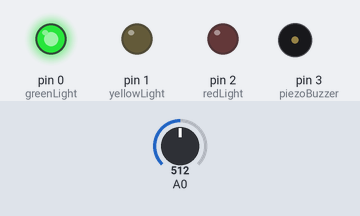
A sketch run on a simulated Arduino Uno, built with avr-gcc and run on an emulated ATmega328P. On the bench: output pins drawn as LEDs (lit = HIGH), buzzer (waves = sounding). Inputs (shaded band) come from the test bench; at power-on: A0 = 512.

Above: at 2.0 s.
2.1 s: A0 set to 500
At 3.3 s:
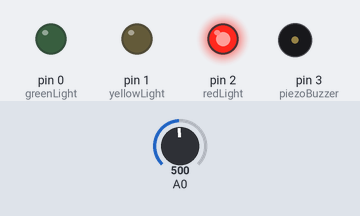
5.1 s: A0 set to 716
At 7.3 s:
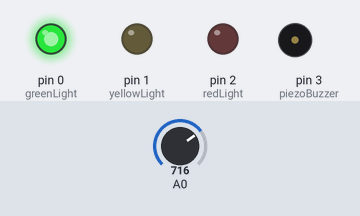
7.8 s: A0 set to 511
At 8.06 s:
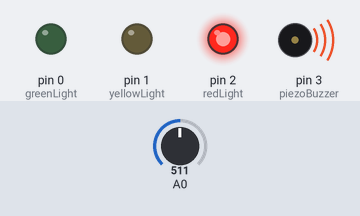
Timing chart, 0 to 16.8 s (numbered marks = the images above; inputs shaded):
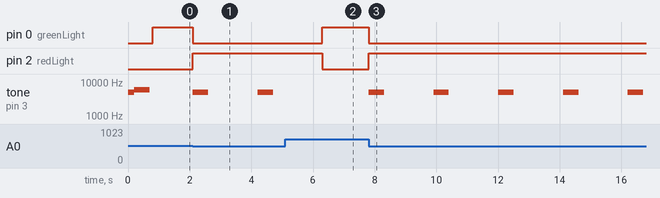

Measured:
- the behaviour switches between 512 and 511 on A0 (found by bisection; images 0 and 1)
- after the input at 2.1 s, pin 0 (greenLight): HIGH → LOW at once; pin 2 (redLight): LOW → HIGH at once; tone on pin 3 (piezoBuzzer): alternates 5000 Hz for 0.50 s and silent for 1.6 s, starting at once
- after the input at 5.1 s, pin 0 (greenLight): LOW → HIGH after 1.2 s; pin 2 (redLight): HIGH → LOW after 1.2 s; tone on pin 3 (piezoBuzzer): stays silent (without the input it goes to 5000 Hz after 1.2 s)
- after the input at 7.8 s, pin 0 (greenLight): HIGH → LOW at once; pin 2 (redLight): LOW → HIGH at once; tone on pin 3 (piezoBuzzer): alternates 5000 Hz for 0.50 s and silent for 1.6 s, starting at once

The sketch:

MOISTURE.ino
```cpp
int greenLight =0;
int yellowLight =1;
int redLight =2;
int piezoBuzzer =3;
int maximumMoistureLevel;
int currentMoistureLevel;
void moistureDetection()
{
  if(currentMoistureLevel/maximumMoistureLevel <=0.1)
  {
    digitalWrite (greenLight,LOW);
    digitalWrite (yellowLight,LOW);
    digitalWrite (redLight,HIGH);
    tone (piezoBuzzer,5000,500);
    delay (2000);
  }
  else if (currentMoistureLevel/maximumMoistureLevel <=0.3 && currentMoistureLevel/maximumMoistureLevel >0.1)
  {
    digitalWrite (greenLight,LOW);
    digitalWrite (yellowLight,LOW);
    digitalWrite (redLight,HIGH);
  }
  else if(currentMoistureLevel/maximumMoistureLevel <=0.6 && currentMoistureLevel/maximumMoistureLevel >0.3)
  {
    digitalWrite (greenLight,LOW);
    digitalWrite (yellowLight,HIGH);
    digitalWrite (redLight,LOW);
  }
  else
  {
    digitalWrite (greenLight,HIGH);
    digitalWrite (yellowLight,LOW);
    digitalWrite (redLight,LOW);
  }
}
void setup ()
{
  for (int i=0; i<4; i++)
  {
    pinMode (i,OUTPUT);
  }
  pinMode (A0,INPUT);
  maximumMoistureLevel =analogRead (A0);
  tone(piezoBuzzer,5000,500);
  delay (200);
  tone(piezoBuzzer,6000,500);
  delay (600);
  }
  void loop ()
  {
    currentMoistureLevel= analogRead (A0);
    moistureDetection();
    delay (100);
    Serial.println(currentMoistureLevel);
}
```
